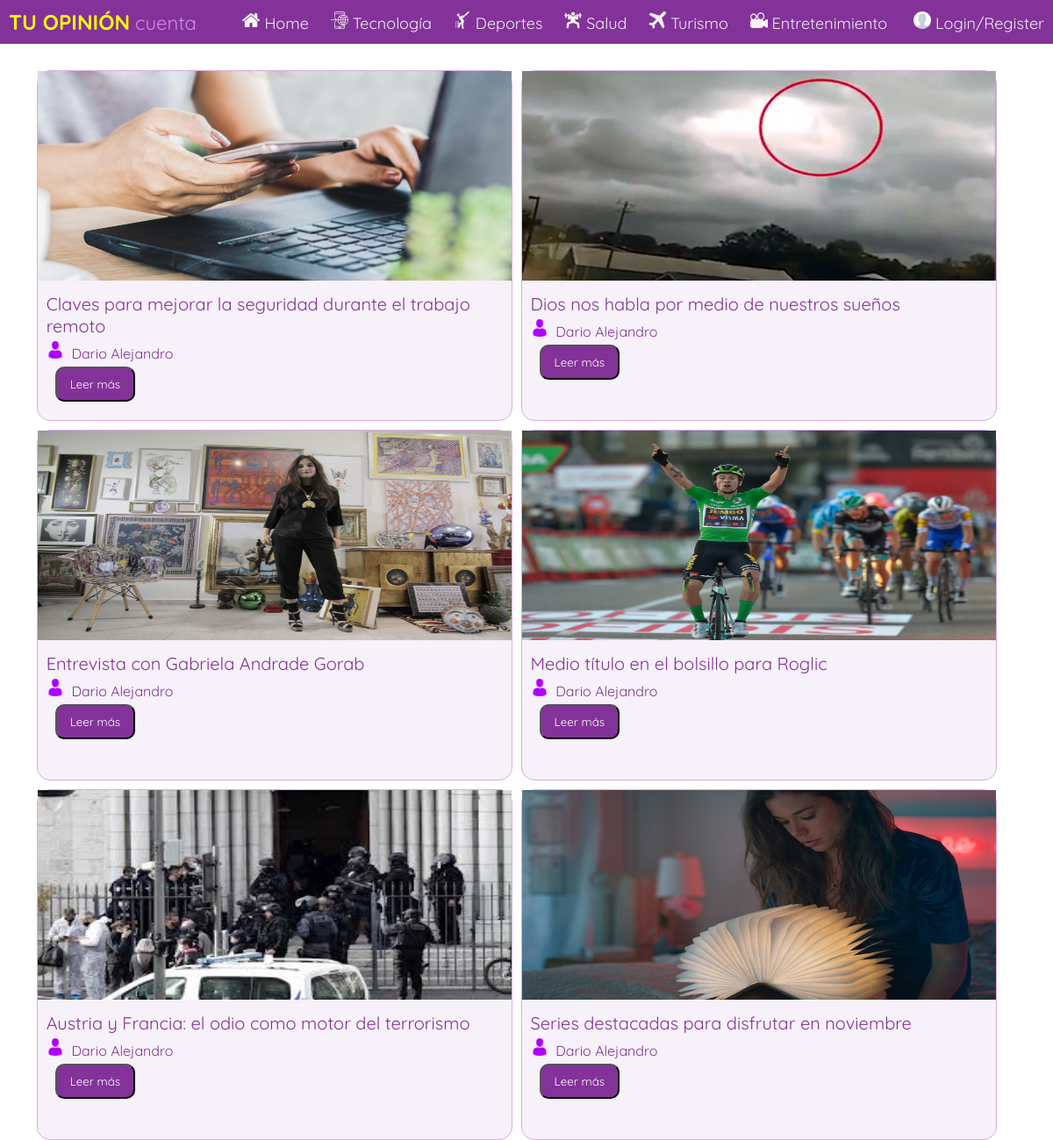
The page / on the database its author committed.
### tables this page shows
CREATE TABLE `posts` (
  `Post_ID` int(11) NOT NULL,
  `title` varchar(100) NOT NULL,
  `description` text NOT NULL,
  `featured` varchar(200) NOT NULL,
  `category` varchar(30) NOT NULL,
  `author` varchar(50) NOT NULL,
  `date` datetime NOT NULL,
  `status` varchar(10) NOT NULL,
  `visitors` int(5) NOT NULL,
  `scheduledate` date NOT NULL
);

CREATE TABLE `users` (
  `UID` int(11) NOT NULL,
  `Name` varchar(50) NOT NULL,
  `Email` varchar(50) NOT NULL,
  `Password` varchar(50) NOT NULL,
  `Created` date NOT NULL
);

### index.php (the view, shortened to what this page needs)
<!DOCTYPE html>
<html>
<head>
	<link rel="stylesheet" type="text/css" href="style.css">
</head>
<body>
  <div class="nav">
  <div class="nav-header">
    <div class="nav-title">
      <font color="yellow" size="5"><b>TU OPINIÓN</b></font> <font color="#cf8cea"> cuenta</font>
    </div>
  </div>
  <div class="nav-links" >
<a class="active" href="index.php"><img src="images/home.png" width="20px"></img>&nbsp;Home</a>
  <a href="technology.php"><img src="images/technology.png" width="20px"></img>&nbsp;Tecnología</a>
  <a href="sports.php"><img src="images/sports.png" width="20px"></img>&nbsp;Deportes</a>
  <a href="health.php"><img src="images/health.png" width="20px"></img>&nbsp;Salud</a>
  <a href="travel.php"><img src="images/travel.png" width="20px"></img>&nbsp;Turismo</a>
  <a href="entertainment.php"><img src="images/entertainment.png" width="20px"></img>&nbsp;Entretenimiento</a>
    <?php session_start(); if(!isset($_SESSION['ID']))
      {
        echo "<a href='admin/login.php'>&nbsp;<img src='images/user.png' width='20px'>&nbsp;Login/Register</a>";
      }
        else {
        echo "<a href='admin/logout.php'><img src='images/user.png' width='20px'>&nbsp;Logout</a><a href='admin/index.php'><img src='images/settings-gears.png' width='20px'>&nbsp;Dashboard</a>";
      }
        ?>
  </div>
	<div class="container">
		<div class="left">
			<?php
include("config.php");
$sql = "SELECT Post_ID,title,description,author,featured,visitors from posts where status='publish' order by date desc limit 10;";
$result = $db->query($sql);
if ($result->num_rows > 0) {
    while($row = $result->fetch_assoc()) {
    	$sql2 = "SELECT Name from users where email='".$row['author']."';";
$result2 = $db->query($sql2);
$row2 = $result2->fetch_assoc();
        echo "<div class='articlelink'>
               <img src='admin/uploads/".$row['featured']."' width='100%' height='70%' class='articimage'><br>
               <div class='contentcontainer'>
               <label class='titlehai' style='margin-top:5px;'>".$row['title']."</label><br>
               <label><img src='images/man-user.png' width='20px' style='margin-top:5px;'></img>&nbsp; ".$row2['Name']."</label><br>
               <a href='view-post.php?pid=".$row['Post_ID']."'><input type='button' style='cursor:pointer; margin-top:5px;' class='read' value='Leer más' ></a>
               </div>
			</div>	";
    }
} else {
    echo "No Posts Yet";
}
?>
		</div>
	</div>
</body>
</html>

### style.css (style rules this page uses)
.articimage { -webkit-transition: all 2s ease; -moz-transition: all 2s ease; -ms-transition: all 2s ease; transition: all 2s ease; }
.articlelink { background-color: #f7f1f9; }
.articlelink { width: 32.5%; border:1px solid #d6ade0; height: 500px; float: left; border-radius: 15px; margin-top: 10px; margin-left: 10px; }
.contentcontainer { padding: 10px 10px 10px 10px; }
.read { background-color: #833299; color: white; padding: 10px 15px 10px 15px; border-radius: 10px; margin-left: 10px; font-family: 'Quicksand', sans-serif; }
label { font-family: 'Quicksand', sans-serif; color: #833299; }
.titlehai { font-size: 20px; }
.nav-links a { padding-bottom: 35px; }
.container { margin-top: 20px; width:97%; margin-left: 20px; margin-right: 20px; height: 98%; }
.left { width:98%; border-radius: 20px; margin-left: 200px; height: 80%; float: left; }
@media (max-width: 1600px) { .left { width:97%; border-radius: 20px; height: 80%; float: left; } }
@media (max-width: 1600px) { .articlelink { max-width: 50%; height: 470px; border:1px solid #d6ade0; } }
@media (max-width: 1600px) { .articimage { height: 60%; } }
@media (max-width: 1297px) { .left { width:97%; border-radius: 20px; height: 80%; float: left; } }
@media (max-width: 1297px) { .articlelink { max-width: 48%; height: 400px; border:1px solid #d6ade0; width: 49%; } }
* { box-sizing: border-box; }
body { margin: 0px; font-family: 'Quicksand', sans-serif; }
.nav { height: 50px; width: 100%; background-color: #833299; position: relative; }
.nav > .nav-header { display: inline; }
.nav > .nav-header > .nav-title { display: inline-block; font-size: 22px; color: #fff; padding: 10px 10px 10px 10px; }
.nav > .nav-links { display: inline; float: right; font-size: 18px; }
.nav > .nav-links > a { display: inline-block; padding: 13px 10px 13px 10px; text-decoration: none; color: #efefef; }

### index.php (style rules this page uses)
.left { margin-left: 1%; }

### rows shown on the page
posts: featured (picture), title "Claves para mejorar la seguridad durante el trabajo remoto", users.Name "Dario Alejandro"
posts: featured (picture), title "Dios nos habla por medio de nuestros sueños", users.Name "Dario Alejandro"
posts: featured (picture), title "Entrevista con Gabriela Andrade Gorab", users.Name "Dario Alejandro"
posts: featured (picture), title "Medio título en el bolsillo para Roglic", users.Name "Dario Alejandro"
posts: featured (picture), title "Austria y Francia: el odio como motor del terrorismo", users.Name "Dario Alejandro"
posts: featured (picture), title "Series destacadas para disfrutar en noviembre", users.Name "Dario Alejandro"
